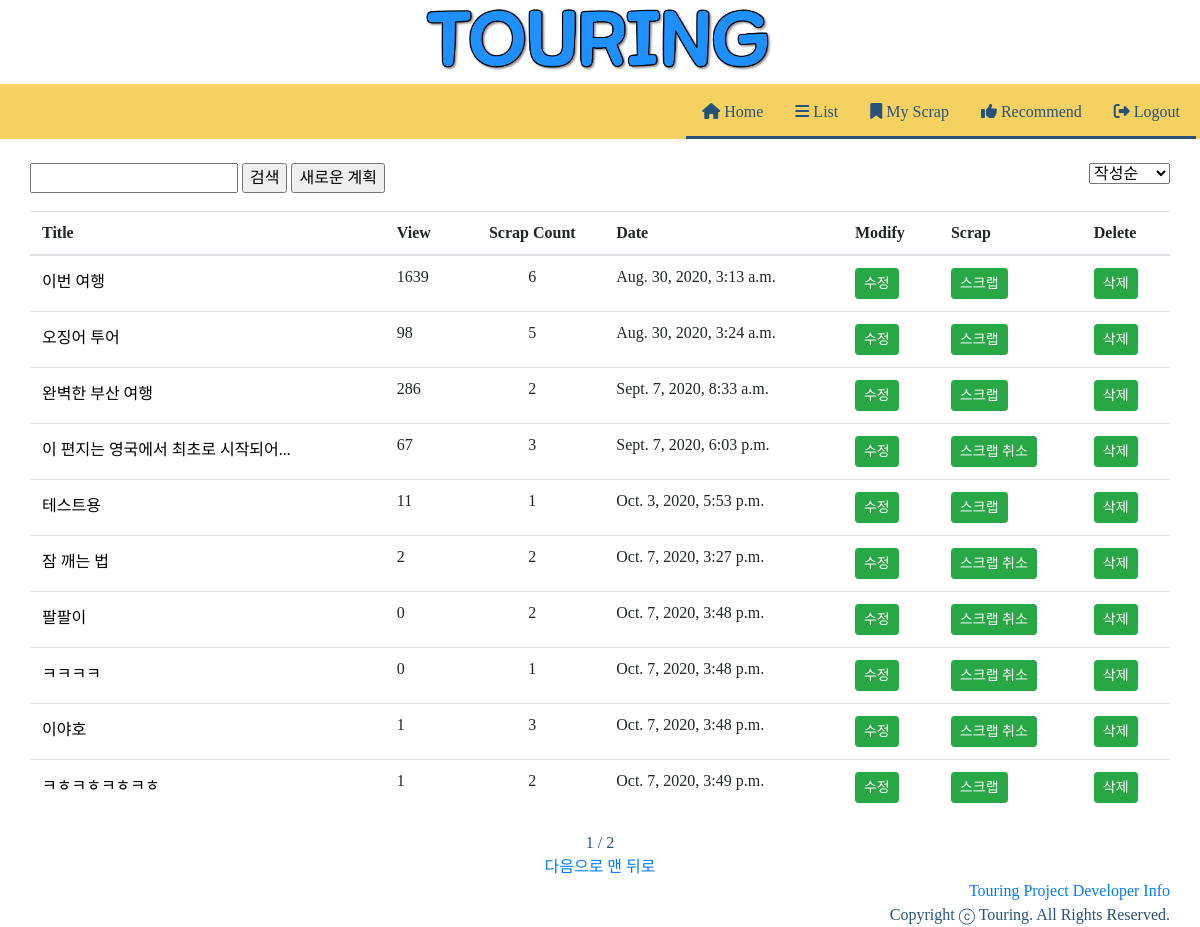
/tourPlan/planList/ (signed in), run on the app's committed database.
### tourPlan/models.py (models this page shows, shortened)
class Plan(models.Model):
    title = models.CharField(max_length=200)
    departDate = models.DateField(blank=True, default=timezone.now, null=True)
    arriveDate = models.DateField(blank=True, default=timezone.now, null=True)
    password = models.CharField(max_length=200)
    hotel = models.CharField(max_length=200)
    created_at = models.DateTimeField('작성시간', default = timezone.now)
    updated_at = models.DateTimeField('수정시간', default = timezone.now)
    view_count = models.IntegerField(default=0)
    scrap_users = models.ManyToManyField(User, through='Scrap', related_name= 'scrap_plans')
    scrap_count = models.PositiveIntegerField(default=0)

### tourPlan/views.py (the view)
# urls.py: path('planList/', views.planList, name='planList'),
def planList(request):
    plans = Plan.objects
    sort = request.GET.get('sort','')
    plan_list = Plan.objects.all()
    if sort == 'scrap':
        plan_list = Plan.objects.all().order_by('-scrap_count', '-created_at')
    elif sort == 'view':
        plan_list = Plan.objects.all().order_by('-view_count', '-created_at')
    elif sort == 'date':
        plan_list = Plan.objects.all().order_by('-created_at')
    elif sort == 'writedate':
        plan_list = Plan.objects.all().order_by('created_at')
    secret = Plan.password
    paginator = Paginator(plan_list,10)
    page = request.GET.get('page')
    posts = paginator.get_page(page)
    return render(request, 'planList.html', {'plans':plans, 'posts':posts })

### tourPlan/templates/planList.html (shortened to what this page needs)
{% extends 'nav.html' %}
{% load static %}
{% load bootstrap4 %}
{% block content %}
<head>
</head>
<body>
<br>
<div class ="body_margin">
<div class="bar">
<div class="bar1">
<form class="search" action="{% url 'search' %}" method="get">
    <input type="text" name="query">
    <input type="submit" name="" value="검색">
    <a href="{% url 'plancreate' %}"><input type="button" value="새로운 계획"></a>
</form>
</div>
<div class="bar2">
<select id = "sort-select" onchange="location = this.value;">
    <option class = "sort-writedate" value="?sort=writedate">작성순</option>
</select>
</div>
</div>
<br><br>
<table class="table">
    <thead>
        <tr>
            <th scope = "col">Title</th>
            <th scope = "col">View</th>
            <th style="text-align:center" scope = "col">Scrap Count</th>
            <th scope = "col">Date</th>
            <th scope = "col">Modify</th>
            <th scope = "col">Scrap</th>
            <th scope = "col">Delete</th>
        </tr>
    </thead>
    <tbody>
        {% for plan in posts %}
        <tr>
            <td><a class="title" href="{% url 'map' plan.id %}">{{plan.title}}</a></td>
            <td>{{plan.view_count}}</td>
            <td style="text-align:center">{{plan.scrap_count}}</td>
            <td>{{plan.created_at}}</td>
            <td><a href="{% url 'map' plan.id %}" class = "btn btn-success btn-sm">수정</a></td>
            <td>
                {% if user in plan.scrap_users.all %}
                <a href="{% url 'scrap' plan.id %}" class = "btn btn-success btn-sm">스크랩 취소</a>
                {% else %}
                <a href ="{% url 'scrap' plan.id %}" class = "btn btn-success btn-sm">스크랩</a>
                {% endif %}
            </td>
            <td>
                <a class = "btn btn-success btn-sm" style="color:white" onclick="pw()">삭제</a>
            </td>
        </tr>
        {% endfor %}
    </tbody>
</table>
<div class="container">
    <span>{{posts.number}}</span>
    <span>/</span>
    <span>{{posts.paginator.num_pages}}</span>
    <br>
    {% if posts.has_next %}
    <a href="?page={{posts.next_page_number}}">다음으로</a>
    <a href="?page={{posts.paginator.num_pages}}">맨 뒤로</a>
    {% endif %}
</div>
</div>
</body>
{% endblock %}

### tourPlan/static/base.css (style rules this page uses)
body { background-color: #FFFFFF; color: #28527A; }

### touring/templates/nav.html (style rules this page uses)
body { font-family: "KyoboHand"; }

### tourPlan/templates/planList.html (style rules this page uses)
body { font-family: "KyoboHand"; }
.body_margin { padding-left: 30px; padding-right: 30px; }
.container { text-align:center; }
a.title { color: black; }
.search { margin: auto; text-align:center; }
.bar1 { float:left; }
.bar2 { float:right; }

### data on the page
Plan: title "이번 여행", view_count "1639", scrap_count "6", created_at "Aug. 30, 2020, 3:13 a.m.", shows "스크랩"
Plan: title "오징어 투어", view_count "98", scrap_count "5", created_at "Aug. 30, 2020, 3:24 a.m.", shows "스크랩"
Plan: title "완벽한 부산 여행", view_count "286", scrap_count "2", created_at "Sept. 7, 2020, 8:33 a.m.", shows "스크랩"
Plan: title "이 편지는 영국에서 최초로 시작되어...", view_count "67", scrap_count "3", created_at "Sept. 7, 2020, 6:03 p.m.", shows "스크랩 취소"
Plan: title "테스트용", view_count "11", scrap_count "1", created_at "Oct. 3, 2020, 5:53 p.m.", shows "스크랩"
Plan: title "잠 깨는 법", view_count "2", scrap_count "2", created_at "Oct. 7, 2020, 3:27 p.m.", shows "스크랩 취소"
Plan: title "팔팔이", view_count "0", scrap_count "2", created_at "Oct. 7, 2020, 3:48 p.m.", shows "스크랩 취소"
Plan: title "ㅋㅋㅋㅋ", view_count "0", scrap_count "1", created_at "Oct. 7, 2020, 3:48 p.m.", shows "스크랩 취소"
Plan: title "이야호", view_count "1", scrap_count "3", created_at "Oct. 7, 2020, 3:48 p.m.", shows "스크랩 취소"
Plan: title "ㅋㅎㅋㅎㅋㅎㅋㅎ", view_count "1", scrap_count "2", created_at "Oct. 7, 2020, 3:49 p.m.", shows "스크랩"

### other printed values
{{ posts.number }} "1"
{{ posts.paginator.num_pages }} "2"
